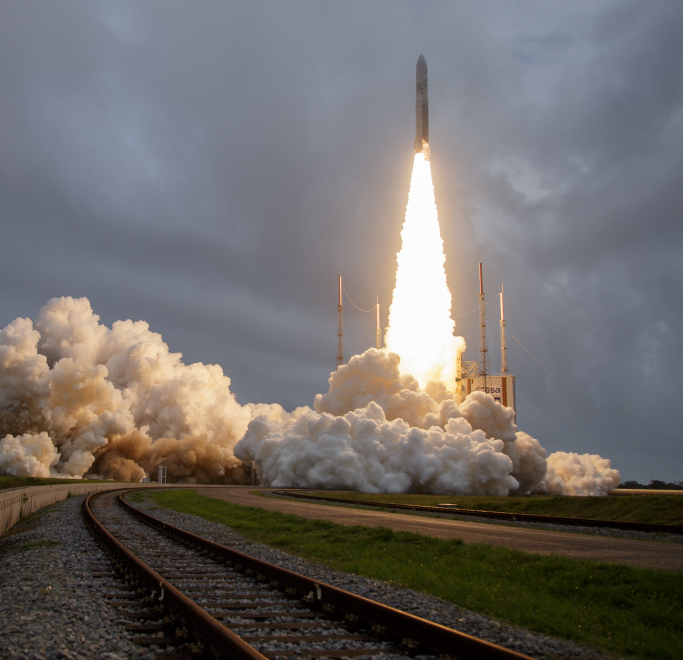
#> input picture lab5/img/img3.jpg, 2048 x 1980 px, found by its file name (shown at 1/3 size)
$ python lab8.py
#> lines starting #> are read from the running program, lines starting #| are printed output that depends on the picture
import numpy as np
import matplotlib.pyplot as plt
import cv2
import scipy.fftpack

def chromaSubsample(channel, step):
    if step == "4:4:4":
        return channel
    elif step == "4:2:2":
        res = np.zeros((channel.shape[0], int(channel.shape[1]/2)))
        for x in range(0, channel.shape[0]):
            for y in range(0, channel.shape[1], 2):
                res[x][int(y/2)] = channel[x][y]
        return res

def chromaResample(channel, step):
    if step == "4:4:4":
        return channel
    if step == "4:2:2":
        res = np.zeros((channel.shape[0], int(channel.shape[1]*2)))
        for x in range(0, channel.shape[0]):
            for y in range(0, channel.shape[1]):
                res[x][y*2] = channel[x][y]
                res[x][y*2+1] = channel[x][y]
        return res

def dct2(a):
    return scipy.fftpack.dct( scipy.fftpack.dct( a.astype(float), axis=0, norm='ortho' ), axis=1, norm='ortho' )

def idct2(a):
    return scipy.fftpack.idct( scipy.fftpack.idct( a.astype(float), axis=0 , norm='ortho'), axis=1 , norm='ortho')

def zigzag(A):
    template= n= np.array([
            [0,  1,  5,  6,  14, 15, 27, 28],
            [2,  4,  7,  13, 16, 26, 29, 42],
            [3,  8,  12, 17, 25, 30, 41, 43],
            [9,  11, 18, 24, 31, 40, 44, 53],
            [10, 19, 23, 32, 39, 45, 52, 54],
            [20, 22, 33, 38, 46, 51, 55, 60],
            [21, 34, 37, 47, 50, 56, 59, 61],
            [35, 36, 48, 49, 57, 58, 62, 63],
            ])
    if len(A.shape)==1:
        B=np.zeros((8,8))
        for r in range(0,8):
            for c in range(0,8):
                B[r,c]=A[template[r,c]]
    else:
        B=np.zeros((64,))
        for r in range(0,8):
            for c in range(0,8):
                B[template[r,c]]=A[r,c]
    return B

QY= np.array([
        [16, 11, 10, 16, 24,  40,  51,  61],
        [12, 12, 14, 19, 26,  58,  60,  55],
        [14, 13, 16, 24, 40,  57,  69,  56],
        [14, 17, 22, 29, 51,  87,  80,  62],
        [18, 22, 37, 56, 68,  109, 103, 77],
        [24, 36, 55, 64, 81,  104, 113, 92],
        [49, 64, 78, 87, 103, 121, 120, 101],
        [72, 92, 95, 98, 112, 100, 103, 99],
        ])

QC= np.array([
        [17, 18, 24, 47, 99, 99, 99, 99],
        [18, 21, 26, 66, 99, 99, 99, 99],
        [24, 26, 56, 99, 99, 99, 99, 99],
        [47, 66, 99, 99, 99, 99, 99, 99],
        [99, 99, 99, 99, 99, 99, 99, 99],
        [99, 99, 99, 99, 99, 99, 99, 99],
        [99, 99, 99, 99, 99, 99, 99, 99],
        [99, 99, 99, 99, 99, 99, 99, 99],
        ])

ones = np.ones((8, 8 ))


def compress(channel, samplingStep, Q):
    sampled = chromaSubsample(channel, samplingStep)
    sampled = sampled.astype(int) - 128
    dct = dct2(sampled)

    res = np.zeros(sampled.shape[0]*sampled.shape[1])
    i = 0
    for x in range(0, dct.shape[0], 8):
        for y in range(0, dct.shape[1], 8):
            zz = dct[x:x+8, y:y+8]
            temp = zigzag(zz)
            res[i:i+64] = np.round(temp/Q.flatten()).astype(int)
            i += 64
    return res


def decompress(channel, samplingStep, Q):
    if samplingStep ==  "4:2:2":
        res = np.zeros((int(np.sqrt(channel.shape[0]*2)), int(np.sqrt(channel.shape[0]*2)/2)))
    else:
        res = np.zeros((int(np.sqrt(channel.shape[0])), int(np.sqrt(channel.shape[0]))))

    for idx, i in enumerate(range(0, channel.shape[0], 64)):
        dequantized = channel[i:i+64] * Q.flatten()
        unzigzaged = zigzag(dequantized)

        x = (idx*8) % res.shape[1]
        y = int((idx*8)/res.shape[1])*8
        res[y:y+8, x:x+8] = unzigzaged

    undcted = idct2(res)+128
    undcted = np.clip(undcted, 0, 255).astype(np.uint8)
    resampled = chromaResample(undcted, samplingStep)
    return resampled


def full(channel, samplingStep, Q):
    compressed = compress(channel, samplingStep, Q)
    return decompress(compressed, samplingStep, Q)

# config
sampling = "4:4:4"
one = False

# read and crop image sample
img = cv2.imread("/home/milena/projects/studia/systemy-multimedialne/lab5/img/img3.jpg")
#> img is the input picture: shape (1980, 2048, 3); mean B, G, R 104.8, 106.6, 110.6

a = 960
b = 960
img = img[a:a+128, b:b+128]
#> img: shape (128, 128, 3)
img = cv2.cvtColor(img, cv2.COLOR_BGR2RGB)
img2 = cv2.cvtColor(img,cv2.COLOR_RGB2YCrCb).astype(int)
Y, Cr, Cb = cv2.split(img2)
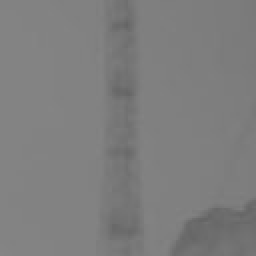
#> Cb: shape (128, 128) int32 (shown 2 times larger); min 100, max 133, mean 125.8

Y2 = full(Y, sampling, ones if one else QY)
#> in dct2, `return scipy.fftpack.dct( scipy.fftpack.dct( a.astype(float), axis=0, ..`:
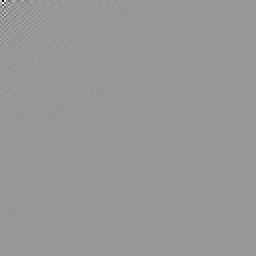
#> returned value: shape (128, 128) float64 (shown 2 times larger); min -1027.7, max 705.5, mean 0; drawn with min black and max white
#> after the loop in compress, `for x in range(0, dct.shape[0], 8):`: i = 16384; res = 16384 values, max 29 at index 4, min -93 at index 1, mean -0.00275
#> in full, `compressed = compress(channel, samplingStep, Q)`: compressed has the same summary as res in compress
#> the loop in decompress, `for idx, i in enumerate(range(0, channel.shape[0], 64)):` made 256 passes
#> y on passes 1 to 3: 0, 0, 0
Cr2 = full(Cr, sampling, ones if one else QC)
#> call 2 of compress, with samplingStep = '4:4:4', Q = array of shape (8, 8)
#> in compress (call 2), `sampled = sampled.astype(int) - 128`:
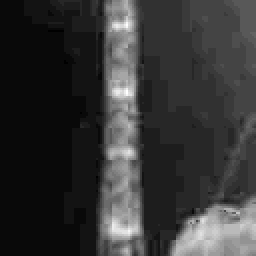
#> sampled: shape (128, 128) int64 (shown 2 times larger); min -1, max 25, mean 4.5; drawn with min black and max white
#> after the loop in compress (call 2), `for x in range(0, dct.shape[0], 8):`: i = 16384; res = 16384 values, max 34 at index 0, min -18 at index 1, mean 0.0011
#> the loop in decompress (call 2), `for idx, i in enumerate(range(0, channel.shape[0], 64)):` made 256 passes
Cb2 = full(Cb, sampling, ones if one else QC)
#> call 3 of compress, with samplingStep = '4:4:4', Q = array of shape (8, 8)
#> in compress (call 3), `sampled = sampled.astype(int) - 128`:
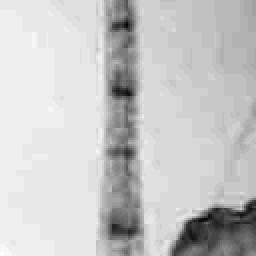
#> sampled: shape (128, 128) int64 (shown 2 times larger); min -28, max 5, mean -2.18; drawn with min black and max white
#> in dct2 (call 3), `return scipy.fftpack.dct( scipy.fftpack.dct( a.astype(float), axis=0, ..`:
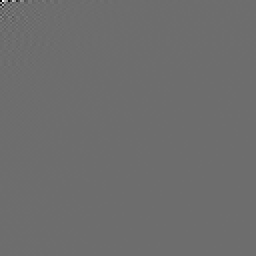
#> returned value: shape (128, 128) float64 (shown 2 times larger); min -279, max 368.6, mean 0; drawn with min black and max white
#> after the loop in compress (call 3), `for x in range(0, dct.shape[0], 8):`: i = 16384; res = 16384 values, max 20 at index 1, min -16 at index 0, mean 0.000183
#> in idct2 (call 3), `return scipy.fftpack.idct( scipy.fftpack.idct( a.astype(float), axis=0..`:
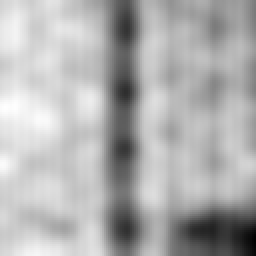
#> returned value: shape (128, 128) float64 (shown 2 times larger); min -23.3, max 7.39, mean -2.12; drawn with min black and max white

fig, axs = plt.subplots(4, 2 , sharey=True   )
fig.set_size_inches(9,13)
axs[0,0].imshow(img)
axs[1,0].imshow(Y, cmap=plt.cm.gray)
axs[2,0].imshow(Cr, cmap=plt.cm.gray)
axs[3,0].imshow(Cb, cmap=plt.cm.gray)
axs[0,1].imshow(np.dstack([Y2,Cr2,Cb2]).astype(np.uint8))
axs[1,1].imshow(Y2, cmap=plt.cm.gray)
axs[2,1].imshow(Cr2, cmap=plt.cm.gray)
axs[3,1].imshow(Cb2, cmap=plt.cm.gray)

plt.show()
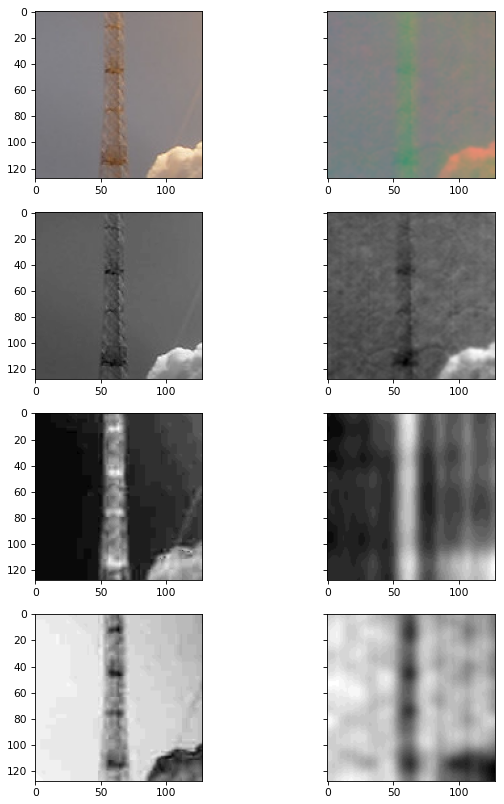
#> figure drawn by matplotlib, 8 panels
